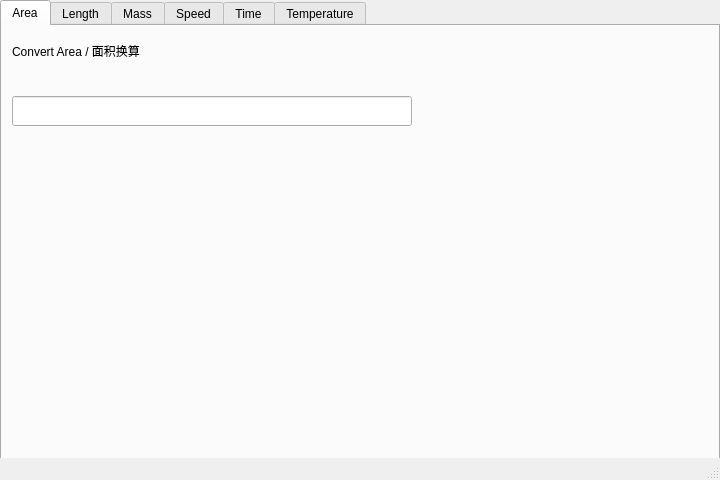
<?xml version="1.0" encoding="UTF-8"?>
<ui version="4.0">
 <class>MainWindow</class>
 <widget class="QMainWindow" name="MainWindow">
  <property name="geometry">
   <rect>
    <x>0</x>
    <y>0</y>
    <width>720</width>
    <height>480</height>
   </rect>
  </property>
  <property name="windowTitle">
   <string>MainWindow</string>
  </property>
  <widget class="QWidget" name="centralwidget">
   <widget class="QTabWidget" name="tabWidget">
    <property name="geometry">
     <rect>
      <x>0</x>
      <y>0</y>
      <width>720</width>
      <height>480</height>
     </rect>
    </property>
    <property name="currentIndex">
     <number>0</number>
    </property>
    <widget class="QWidget" name="Area">
     <attribute name="title">
      <string>Area</string>
     </attribute>
     <widget class="QLineEdit" name="lineEdit">
      <property name="geometry">
       <rect>
        <x>10</x>
        <y>70</y>
        <width>400</width>
        <height>30</height>
       </rect>
      </property>
     </widget>
     <widget class="QLabel" name="Area_Title">
      <property name="geometry">
       <rect>
        <x>10</x>
        <y>10</y>
        <width>460</width>
        <height>30</height>
       </rect>
      </property>
      <property name="styleSheet">
       <string notr="true">font: 75 24pt &quot;Arial&quot;;</string>
      </property>
      <property name="text">
       <string>Convert Area / 面积换算</string>
      </property>
     </widget>
    </widget>
    <widget class="QWidget" name="Length">
     <attribute name="title">
      <string>Length</string>
     </attribute>
    </widget>
    <widget class="QWidget" name="Mass">
     <attribute name="title">
      <string>Mass</string>
     </attribute>
    </widget>
    <widget class="QWidget" name="Speed">
     <attribute name="title">
      <string>Speed</string>
     </attribute>
    </widget>
    <widget class="QWidget" name="Time">
     <attribute name="title">
      <string>Time</string>
     </attribute>
    </widget>
    <widget class="QWidget" name="Temperature">
     <attribute name="title">
      <string>Temperature</string>
     </attribute>
    </widget>
   </widget>
  </widget>
  <widget class="QMenuBar" name="menubar">
   <property name="geometry">
    <rect>
     <x>0</x>
     <y>0</y>
     <width>720</width>
     <height>23</height>
    </rect>
   </property>
  </widget>
  <widget class="QStatusBar" name="statusbar"/>
 </widget>
 <resources/>
 <connections/>
</ui>
